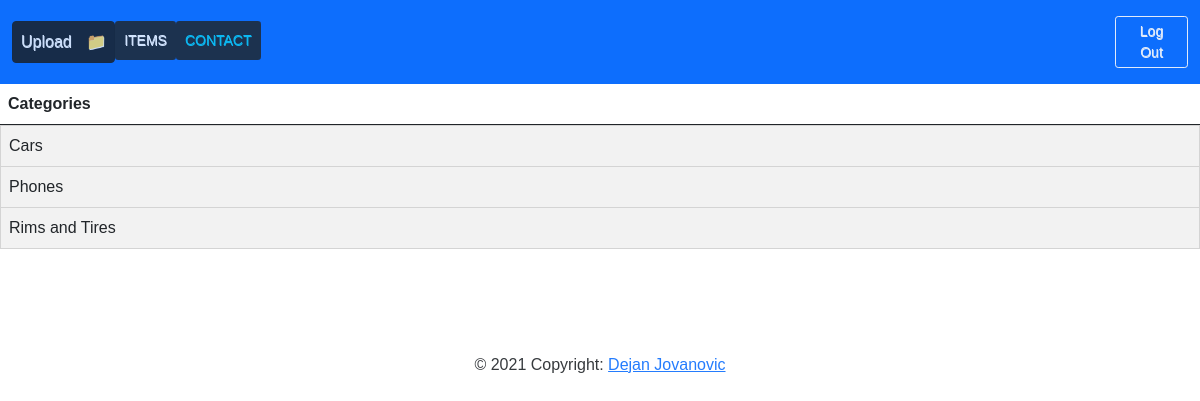
The page /category/ (signed in) on the database as committed earlier.
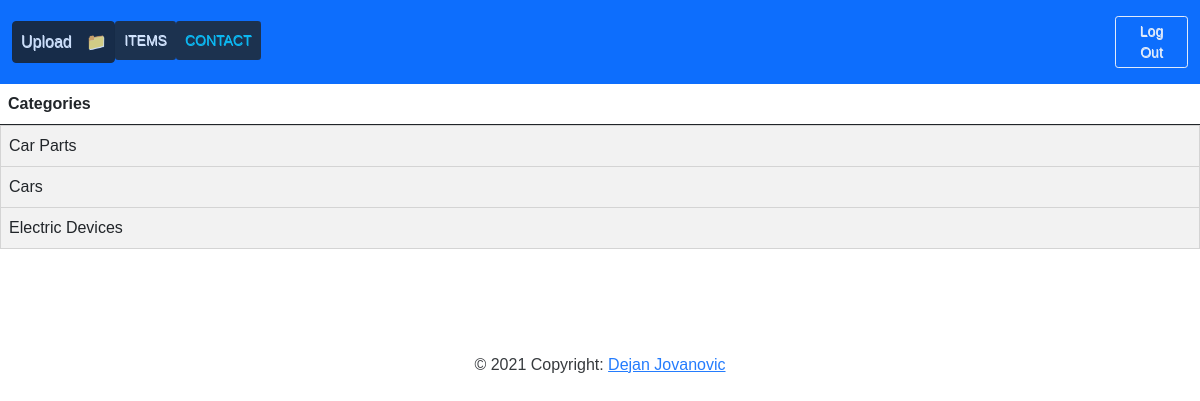
The same page on the database as committed later.
### shop_app/models.py (models this page shows, shortened)
class Category(models.Model):
    category_name = models.CharField(max_length=100, help_text='Category name')
    class Meta:
        verbose_name_plural = 'Categories'
        ordering = ['category_name']

### shop_app/views.py (the view)
# urls.py: path('category/', views.CategoryListView.as_view(), name='category'),
class CategoryListView(generic.ListView):
    model = Category
    template_name = 'category_list.html'

### shop_app/templates/category_list.html
{% extends 'base.html' %}
{% block content %}
{% if user.is_authenticated %}
<table class="table table-striped">
    <thead class="thead-dark">
        <tr>
            <th scope="col"> Categories </th>
        </tr>
    </thead>
    <tbody>
    {% for page in category_list %}
        <td class="list-group-item">{{ page.category_name }}</td>
    {% endfor %}
    </tbody>
</table>
{% endif %}
{% endblock %}

### shop_app/templates/base.html (shortened to what this page needs)
{% load static %}
<!doctype html>
<html lang="en">
<head>
  <link href="https://cdn.jsdelivr.net/npm/bootstrap@5.0.0-beta1/dist/css/bootstrap.min.css" rel="stylesheet">
  <link rel="stylesheet" type="text/css" href="{% static 'shop_app/css/styles.css' %}">
{% if user.is_authenticated %}
<nav class="navbar navbar-expand-lg navbar-dark bg-primary">
    <div class="container-fluid">
      <div class="collapse navbar-collapse" id="navbarSupportedContent">
        <ul class="navbar-nav me-auto mb-2 mb-lg-0">
          <li class="nav-item">
            <a class="nav-link active btn btn-dark text-light" aria-current="page" href="{% url 'productname-createview' %}"> Upload 📁 </a>
          </li>
          <li class="nav-item">
            <a class="nav-link active btn btn-sm text-white bg-dark" aria-current="page" href="{% url 'product' %}"> ITEMS </a>
          </li>
          <li class="nav-item">
            <a class="nav-link active btn btn-sm text-info bg-dark" aria-current="page" href="{% url 'contact_list' %}"> CONTACT </a>
          </li>
      </div>
      <nav class="navbar bg-primary" style="float:right;">
        <a class="btn btn-sm btn-outline-light" href="{% url 'logout' %}"> Log Out </a>
      </nav>
    </div>
  </nav>
{% endif %}
</head>
<body>
  {% block content %}{% endblock %}
</body>
<br><br><br>
  <footer class="page-footer font-small blue">
  <div class="footer-copyright text-center py-3">© 2021 Copyright:
  	<a href="https://www.linkedin.com/in/dejan-jovanovic-0341b519a/"> Dejan Jovanovic </a>
  </div>
  </footer>
</html>

### shop_app/static/shop_app/css/styles.css (style rules this page uses)
nav a { margin: 0px; font-size: 1.2em; text-shadow: 0.5px 0.5px; word-spacing: 10px; }
body { background-color: white; padding: 0px; font-family: Arial, Helvetica, sans-serif; }
div { opacity: 0.9; }

Rows that differ between the two databases and show on the page:
removed Category: category_name "Phones"
removed Category: category_name "Rims and Tires"
added Category: category_name "Car Parts"
added Category: category_name "Electric Devices"
